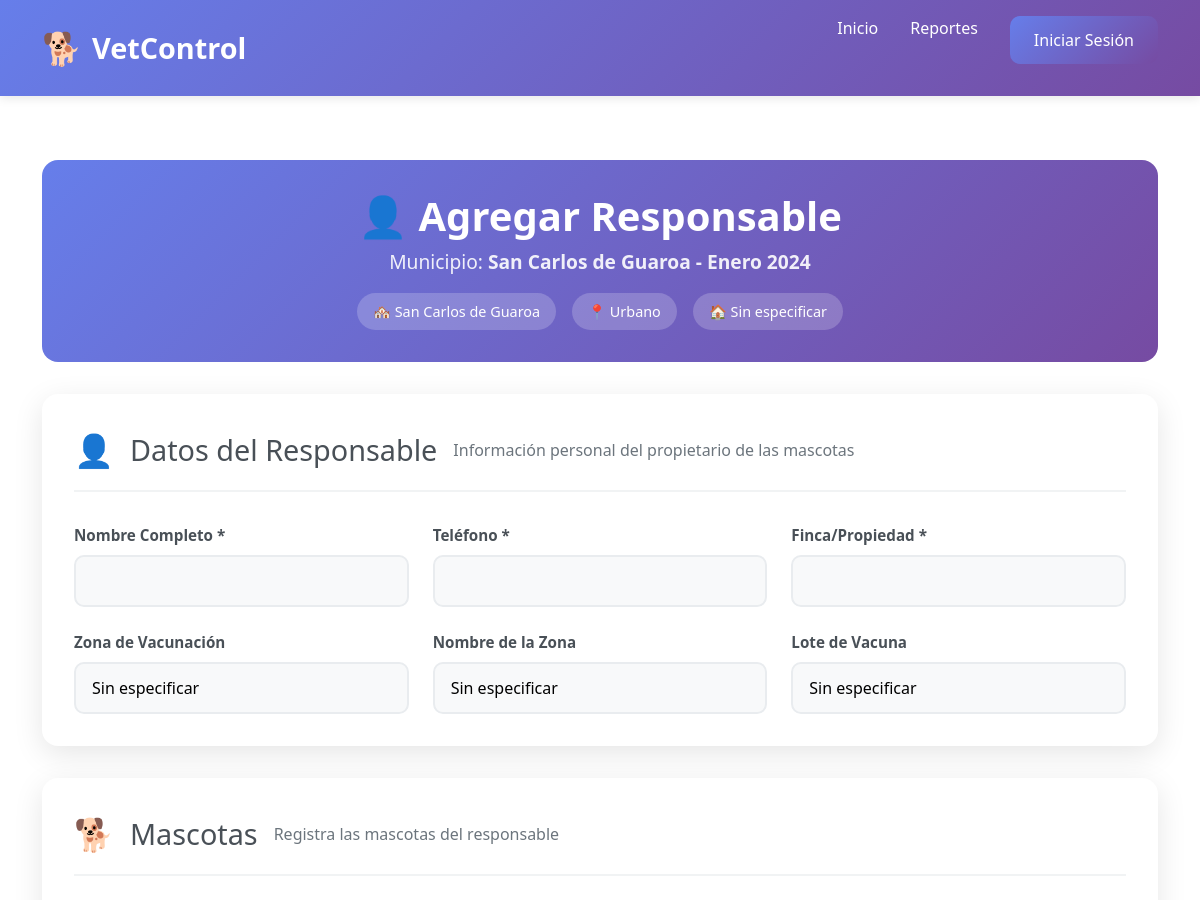
The app's page /api/planillas/22/responsable/nuevo/ (upper part), older data.
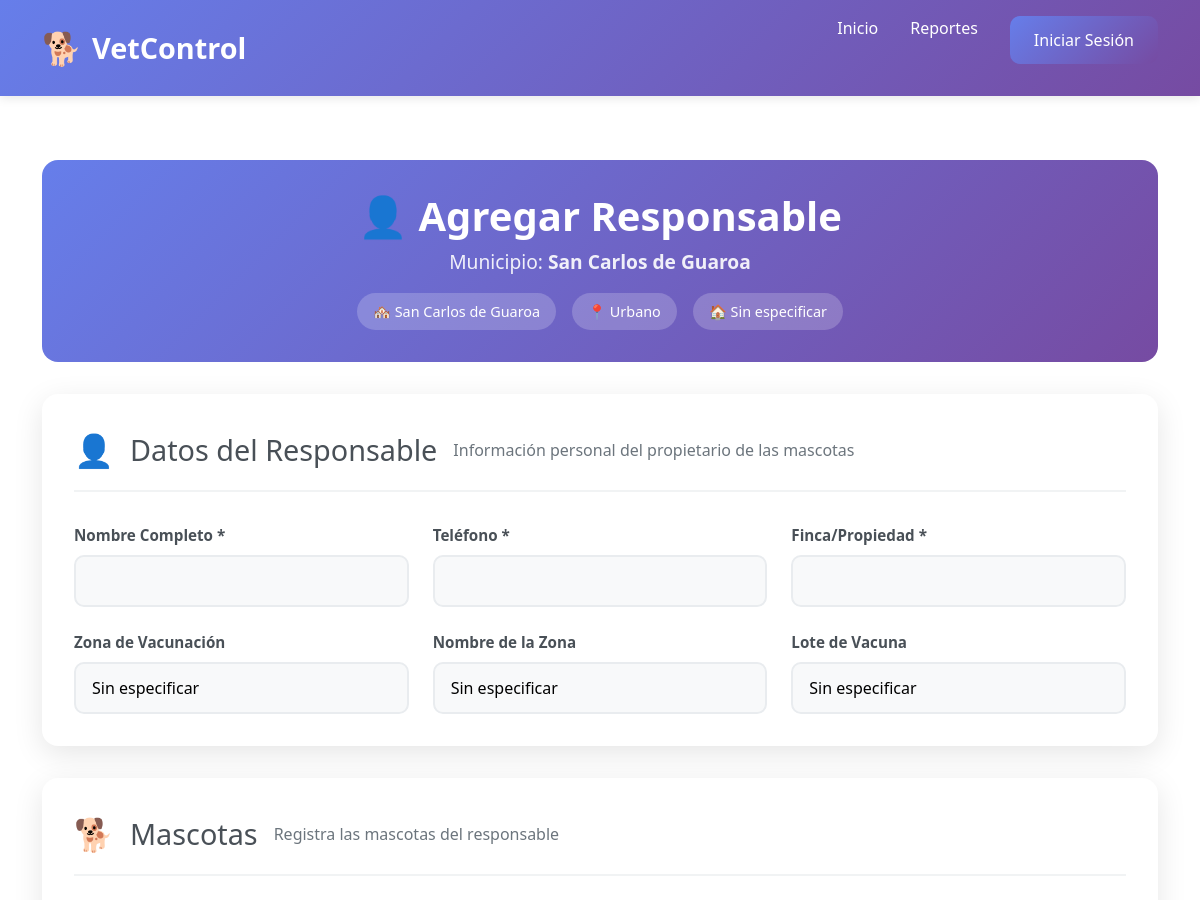
The same page, newer data.
### api/models.py (models this page shows, shortened)
class Planilla(models.Model):
    TIPO_ZONA_CHOICES = [
        ('urbano', 'Urbano'),
        ('rural', 'Rural'),
    ]
    nombre = models.CharField(max_length=100)
    assigned_to = models.ForeignKey(
        settings.AUTH_USER_MODEL,
        on_delete=models.CASCADE,
        related_name='planillas',
        null=True,
        blank=True,
        help_text="Vacunador principal asignado (compatibilidad)"
    )
    tecnico_asignado = models.ForeignKey(
        settings.AUTH_USER_MODEL,
        on_delete=models.SET_NULL,
        null=True,
        blank=True,
        related_name='planillas_asignadas',
        limit_choices_to={'tipo_usuario': 'tecnico'},
        help_text="Técnico principal asignado"
    )
    vacunadores_adicionales = models.ManyToManyField(
        settings.AUTH_USER_MODEL,
        blank=True,
        related_name='planillas_como_vacunador_adicional',
        limit_choices_to={'tipo_usuario': 'vacunador'},
        help_text="Vacunadores adicionales asignados"
    )
    tecnicos_adicionales = models.ManyToManyField(
        settings.AUTH_USER_MODEL,
        blank=True,
        related_name='planillas_como_tecnico_adicional',
        limit_choices_to={'tipo_usuario': 'tecnico'},
        help_text="Técnicos adicionales asignados"
    )
    municipio = models.CharField(max_length=100, default="Sin especificar", help_text="Nombre del municipio")
    urbano_rural = models.CharField(max_length=10, choices=TIPO_ZONA_CHOICES, default="urbano", help_text="Tipo de zona: urbano o rural")
    centro_poblado_vereda_barrio = models.CharField(max_length=100, default="Sin especificar", help_text="Centro poblado, vereda o barrio")
    zona = models.CharField(max_length=100, default="Sin especificar", help_text="Zona específica")
    creada = models.DateTimeField(auto_now_add=True)
    class Meta:
        verbose_name = "Municipio"
        verbose_name_plural = "Municipios"

### api/views.py (the view)
def crear_responsable_con_mascotas(request, planilla_id):
    planilla = get_object_or_404(Planilla, id=planilla_id)
    if request.method == 'POST':
        form = ResponsableForm(request.POST)
        formset = MascotaFormSet(request.POST, request.FILES)
        if form.is_valid() and formset.is_valid():
            responsable = form.save(commit=False)
            responsable.planilla = planilla
            responsable.save()
            formset.instance = responsable
            formset.save()
            return redirect('detalle_planilla', pk=planilla.id)  # o a donde quieras
    else:
        form = ResponsableForm()
        formset = MascotaFormSet()
    return render(request, 'api/responsable_form.html', {
        'form': form,
        'formset': formset,
        'planilla': planilla
    })

### api/forms.py
class ResponsableForm(forms.ModelForm):
    class Meta:
        model = Responsable
        fields = [
            'nombre', 'telefono', 'finca',
            'zona', 'nombre_zona', 'lote_vacuna'
        ]
        widgets = {
            'zona': forms.TextInput(attrs={'placeholder': 'Ej. Norte'}),
            'lote_vacuna': forms.TextInput(attrs={'placeholder': 'Ej. Lote 123'}),
        }

### api/templates/api/responsable_form.html (shortened to what this page needs)
{% extends "api/base.html" %}
{% block content %}
<div class="responsable-form-container">
  <div class="form-header">
    <div class="header-content">
      <h1>👤 Agregar Responsable</h1>
      <p>Municipio: <strong>{{ planilla.nombre }}</strong></p>
      <div class="municipio-info">
        <span class="info-badge">🏘️ {{ planilla.municipio }}</span>
        <span class="info-badge">📍 {{ planilla.urbano_rural|title }}</span>
        <span class="info-badge">🏠 {{ planilla.centro_poblado_vereda_barrio }}</span>
      </div>
    </div>
  </div>
  <form method="post" enctype="multipart/form-data" id="responsable-form" class="responsable-form">
    <div class="form-section">
      <div class="section-header">
        <div class="section-icon">👤</div>
        <h2>Datos del Responsable</h2>
        <p>Información personal del propietario de las mascotas</p>
      </div>
      <div class="form-grid">
        <div class="form-group">
          <label for="{{ form.nombre.id_for_label }}">Nombre Completo *</label>
          {{ form.nombre }}
        </div>
        <div class="form-group">
          <label for="{{ form.telefono.id_for_label }}">Teléfono *</label>
          {{ form.telefono }}
        </div>
        <div class="form-group">
          <label for="{{ form.finca.id_for_label }}">Finca/Propiedad *</label>
          {{ form.finca }}
        </div>
        <div class="form-group">
          <label for="{{ form.zona.id_for_label }}">Zona de Vacunación</label>
          {{ form.zona }}
        </div>
        <div class="form-group">
          <label for="{{ form.nombre_zona.id_for_label }}">Nombre de la Zona</label>
          {{ form.nombre_zona }}
        </div>
        <div class="form-group">
          <label for="{{ form.lote_vacuna.id_for_label }}">Lote de Vacuna</label>
          {{ form.lote_vacuna }}
        </div>
      </div>
    </div>
    <div class="form-section">
      <div class="section-header">
        <div class="section-icon">🐕</div>
        <h2>Mascotas</h2>
        <p>Registra las mascotas del responsable</p>
      </div>
    </div>
  </form>
</div>
{% endblock %}

Row changes from the older to the newer data that the page shows:
changed Planilla "San Carlos de Guaroa": nombre "San Carlos de Guaroa - Enero 2024" → "San Carlos de Guaroa"
